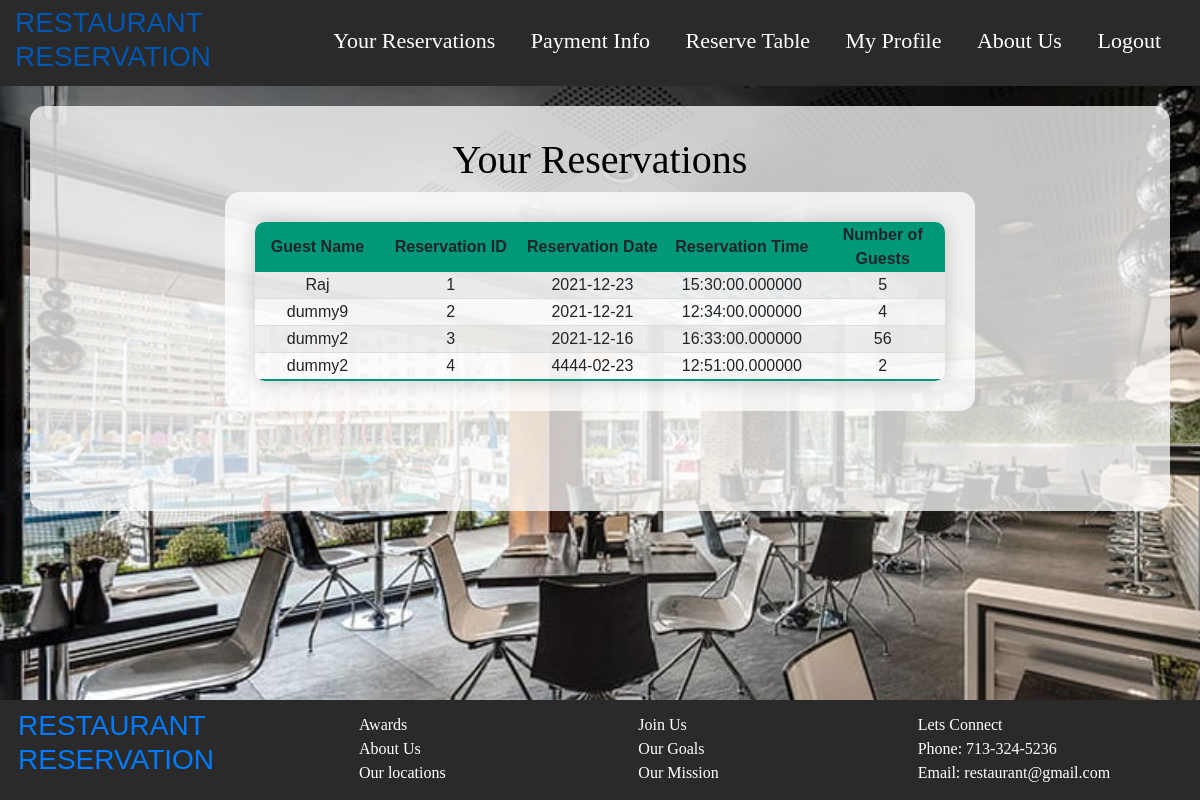
/reservations (signed in), run on the app's committed database.
### RESERVATIONS/models.py (models this page shows, shortened)
class Reservation(db.Model):
    res_id = db.Column(db.Integer, primary_key=True)
    user_id = db.Column(db.Integer, db.ForeignKey('user.id'))
    name = db.Column(db.String, nullable=False)
    email = db.Column(db.String(120), nullable=False)
    phone = db.Column(db.Integer)
    no_guest = db.Column(db.Integer, nullable=False)
    res_date = db.Column(db.String(100), nullable=False)
    res_time = db.Column(db.String(100), nullable=False)
    table_id = db.Column(db.Integer, db.ForeignKey('tables.table_id'))
    creditcards = db.relationship('Creditcard')

### RESERVATIONS/views.py (the view)
@views.route("/reservations", methods=['GET', 'POST'])
def reserved():
    user = User.query.get(current_user.id)
    reserve_list = user.reservations
    return render_template("reservations.html", user=current_user, reserve_list=reserve_list)

### RESERVATIONS/__init__.py (called while the page is built)
def create_app():
    app = Flask(__name__)
    app.config['SECRET_KEY'] = 'fc2c5762da84768ed6248d780c1869b7'
    app.config['SQLALCHEMY_DATABASE_URI'] = 'sqlite:///site.db'
    db.init_app(app)
    from .views import views
    from .auth import auth
    app.register_blueprint(views, url_prefix='/')
    app.register_blueprint(auth, url_prefix='/')
    from .models import User, Reservation, Creditcard, Tables
    create_database(app)
    login_manager = LoginManager()
    login_manager.login_view = 'auth.login'
    login_manager.init_app(app)
    @login_manager.user_loader
    def load_user(id):
        return User.query.get(int(id))
    return app

### RESERVATIONS/Templates/reservations.html (shortened to what this page needs)
{% extends "basepage.html" %}
{% block content%}
<head>
<link rel="stylesheet" type="text/css" href="../static/Styles/styling.css">
</head>
<form method = "POST">
<body>
    <center> <h1 style="color: black; font-family: Yeseva One;">Your Reservations</h1> </center>
        <div class="tablebox">
          <center>
           <table>
              <thead>
                <tr>
                    <center>
                    <th style="width: 200px;">Guest Name</th>
                    <th style="width: 200px;">Reservation ID</th>
                    <th style="width: 200px;">Reservation Date</th>
                    <th style="width: 200px;">Reservation Time</th>
                    <th style="width: 200px;">Number of Guests</th>
                    </center>
                </tr>
                </thead>
              <tbody>
                {% for reservation in reserve_list %}
                <tr>
                    <td>{{ reservation.name }}</td>
                    <td>{{ reservation.res_id }}</td>
                    <td>{{ reservation.res_date }}</td>
                    <td>{{ reservation.res_time }}</td>
                    <td>{{ reservation.no_guest }}</td>
                </tr>
                {% endfor %}
              </tbody>
           </table>
          </center>
        </div>
</body>
</form>
{% endblock %}

### RESERVATIONS/Templates/basepage.html (shortened to what this page needs)
<!DOCTYPE html>
<html>
  <head>
  <link rel="stylesheet" href="{{ url_for('static',filename='Styles/styling.css') }}">
  <header>
    <a href="/homescreen">
        <h3 class="header-logo"> RESTAURANT RESERVATION </h3>
    </a>
    <link
      rel="stylesheet"
      href="https://stackpath.bootstrapcdn.com/bootstrap/4.4.1/css/bootstrap.min.css"
    >
    <link
      rel="stylesheet"
      href="https://stackpath.bootstrapcdn.com/font-awesome/4.7.0/css/font-awesome.min.css"
    >
  </head>
  <body>
    <nav style="float: right;">
      {% if user.is_authenticated %}
      <a href="/reservations">Your Reservations <span class="sr-only">(current)</span></a>
      <a href="/payments">Payment Info <span class="sr-only">(current)</span></a>
      <a href="/reserving">Reserve Table <span class="sr-only">(current)</span></a>
      <a href="/myaccount">My Profile <span class="sr-only">(current)</span></a>
      <a href="/aboutpage">About Us <span class="sr-only">(current)</span></a>
      <a href="/logout">Logout <span class="sr-only">(current)</span></a>
      {% else %}
      <a href="/homescreen">Home <span class="sr-only">(current)</span></a>
      <a href="/aboutpage">About Us <span class="sr-only">(current)</span></a>
      <a href="/loginscreen">Login <span class="sr-only">(current)</span></a>
      <a href="/registerpage">Register<span class="sr-only">(current)</span></a>
      {% endif %}
    </nav>
    <div class="container">{% block content %} {% endblock %}</div>
  </body>
  <body>
    <footer>
        <a href="/homescreen">
          <h3 class="footer-logo"> RESTAURANT RESERVATION </h3>
        </a>
      <div class = "footer-container">
        <div class = "box">Awards</div>
        <div class = "box">Join Us</div>
        <div class = "box">Lets Connect</div>
        <div class = "box">About Us</div>
        <div class = "box">Our Goals</div>
        <div class = "box">Phone: 713-324-5236</div>
        <div class = "box">Our locations</div>
        <div class = "box">Our Mission</div>
        <div class = "box">Email: restaurant@gmail.com</div>
      </div>
    </footer>
  </body>
</html>

### RESERVATIONS/static/Styles/styling.css (style rules this page uses)
body { font-family: Calibri, Helvetica, sans-serif; background-color: lightblue; margin: 0; padding: 20; background-image: url("../images/restimage.jpg"); background-repeat: no-repeat; background-size: cover; }
header { background: rgb(43, 42, 42); padding-bottom: 0.3rem; margin-bottom: 20px; }
header::after { content: ''; display: table; clear: both; }
.header-logo { padding-top: 6px; padding-left: 15px; width: 16rem; float: left; }
nav { margin-top: 0px; padding: 24px; background:rgb(43, 42, 42);; }
nav a { transition: 0.3s ease; color: white; font-size: 22px; font-family: 'Gill Sans'; text-decoration: none; border-top: 4px solid transparent; border-bottom: 4px solid transparent; padding: 20px 10px; margin: 0 5px; position: static; }
.box { width: auto; height: auto; font-family: 'Gill Sans'; }
.footer-container { padding-top: 10px; padding-left: 100px; display: grid; grid-template-columns: 1fr 1fr 1fr; }
footer { padding-top: 20px; position: fixed; bottom: 0; left: 0; right: 0; height: 100px; padding: 3px; background-color: rgb(0, 0, 0); background-color: rgb(43, 42, 42); color: white; }
footer::after { content: ''; display: table; clear: both; }
.footer-logo { padding-top: 6px; padding-bottom: 6px; padding-left: 15px; width: 16rem; float: left; }
.container { height:auto; width: auto; margin: auto; padding: 30px; padding-bottom: 100px; background: rgba(255, 255, 255, 0.75); border-radius: 15px ; }
table { border-radius: 10px 10px 10px 10px; overflow: hidden; box-shadow: 0 0 20px rgba(0,0,0,0.20); text-align: center; width: auto; }
.tablebox { width: 750px; overflow: auto; margin: auto; background: rgba(255, 255, 255, 0.75); padding: 30px; border-radius: 15px; }
.tablebox thead tr { background-color: #009879; }
.tablebox tbody tr { border-bottom: 1px solid #dddddd; }
.tablebox tbody tr:nth-of-type(odd) { background-color: #0808080e; }
.tablebox tbody tr:last-of-type { border-bottom: 2px solid #009879; }

### data on the page
Reservation: name "Raj", res_id "1", res_date "2021-12-23", res_time "15:30:00.000000", no_guest "5"
Reservation: name "dummy9", res_id "2", res_date "2021-12-21", res_time "12:34:00.000000", no_guest "4"
Reservation: name "dummy2", res_id "3", res_date "2021-12-16", res_time "16:33:00.000000", no_guest "56"
Reservation: name "dummy2", res_id "4", res_date "4444-02-23", res_time "12:51:00.000000", no_guest "2"
